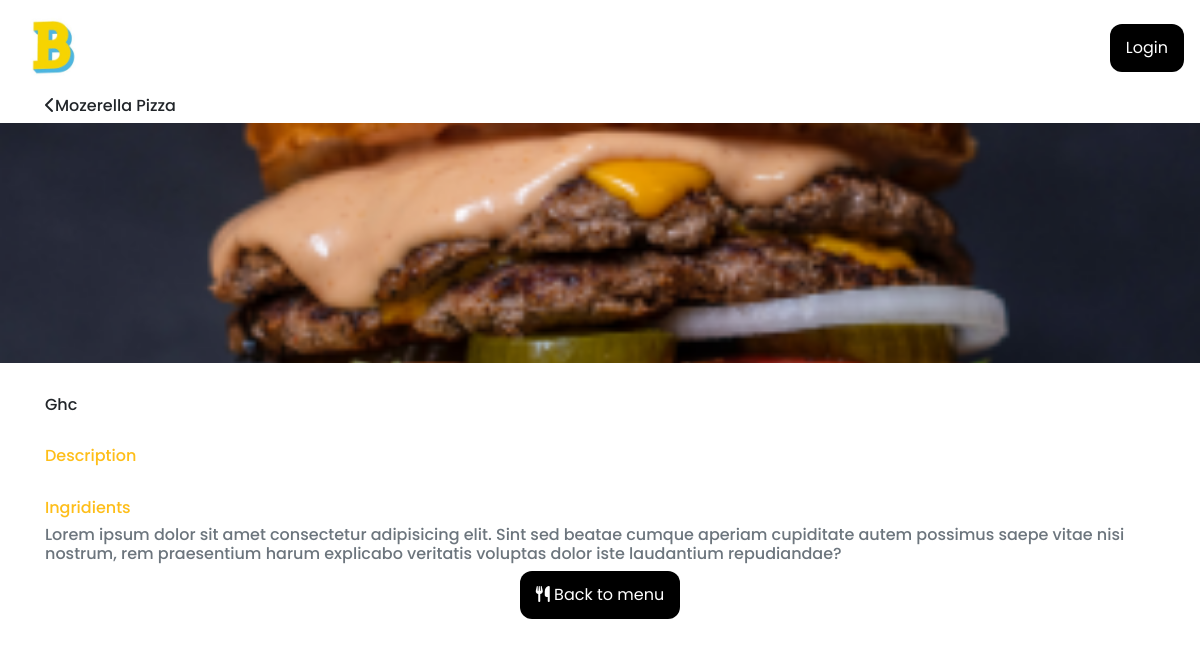
/description/1, run on an earlier commit of the app's database.
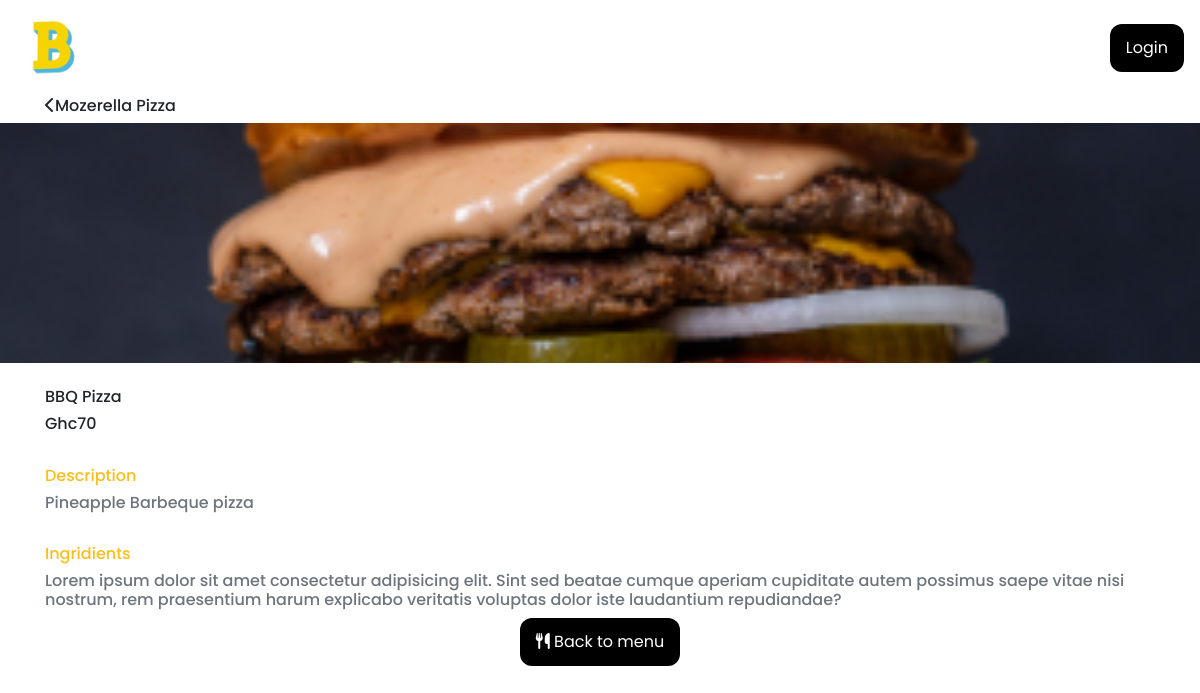
And on a later commit of the database.
### models.py (models this page shows, shortened)
class Item(db.Model):
    id = db.Column(db.Integer, primary_key=True)
    name = db.Column(db.String, nullable=False)
    price = db.Column(db.String, nullable=False)
    description = db.Column(db.String, nullable=False)
    category = db.Column(db.String, nullable=False)
    image_file = db.Column(db.String(200), default='default.png')
    status = db.Column(db.Boolean, default=True)

### app.py (the view)
@app.route('/description/<int:id>')
def description(id):
    item = Item.query.filter_by(id=id).first()
    return render_template('description.html', item=item)

### templates/description.html (shortened to what this page needs)
{% extends "base.html" %}
{% block body %}
<div class="container">
    <h6><i class="fas fa-chevron-left"></i>Mozerella Pizza</h6>
</div>
<div">
    <img src="../static/img/burger.jpg" width="100%" style="object-fit: cover; height: 30vh;" alt="">
<div class="container">
    <br>
    <h6>{{item.name}}</h6>
    <h6>Ghc{{item.price}}</h6>
    <br>
    <h6 class="support" style="color: #FEBE19;">Description</h6>
    <h6 class="text-muted">{{item.description}}</h6>
    <br>
    <h6 class="support" style="color: #FEBE19;">Ingridients</h6>
    <h6 class="text-muted">Lorem ipsum dolor sit amet consectetur adipisicing elit. Sint sed beatae cumque aperiam cupiditate autem possimus saepe vitae nisi nostrum, rem praesentium harum explicabo veritatis voluptas dolor iste laudantium repudiandae?</h6>
    <div style="text-align: center; ">
        <button class="button-solid-black" style="margin:auto;"><i class="fas fa-utensils"></i> Back to menu</button>
    </div>
    <div class="whitespace"></div>
</div>
{% endblock %}

### templates/base.html (shortened to what this page needs)
<!doctype html>
<html lang="en">
  <head>
    <link href="https://unpkg.com/aos@2.3.1/dist/aos.css" rel="stylesheet">
    <link rel="stylesheet" href="https://stackpath.bootstrapcdn.com/bootstrap/4.3.1/css/bootstrap.min.css">
    <link rel="stylesheet" href="{{ url_for('static', filename='css/style.css') }}">
  </head>
  <body>
    <nav class="navbar navbar-light bg-blue justify-content-between">
      <a class="navbar-brand" href="{{url_for('index')}}"><img width="70" height="70" src="../static/img/logo.jpg"></a>
      <div class="inline">
            {% if current_user.name %}
            <a href="{{url_for('account')}}">
              <button class="button-solid-black my-2 my-sm-0">Account</button>
            </a>
            {% else %}
            <a href="{{url_for('login')}}">
            <button class="button-solid-black my-2 my-sm-0">Login</button>
            </a>
            {% endif %}
      </div>
    </nav>
    {% block body %}
    {% endblock %}
  </body>
</html>

### static/css/style.css (style rules this page uses)
html { scroll-behavior: smooth; }
body { font-family: 'Poppins','sans-serif'; }
.button-solid-black { background-color: black; color: white; padding: 12px 16px; border: none; border-radius: 12px; font-family: 'Poppins', 'sans-serif'; }
.whitespace { height: 100px; width: 100px; background-color: transparent; }

What changed in the data, as far as the page shows it:
added Item: name "BBQ Pizza", price "70", description "Pineapple Barbeque pizza"
